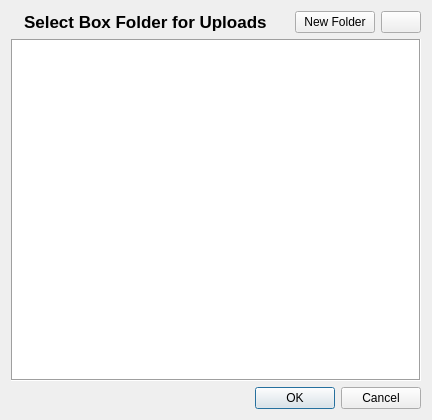
<?xml version="1.0" encoding="UTF-8"?>
<ui version="4.0">
 <class>FolderDialog</class>
 <widget class="QDialog" name="FolderDialog">
  <property name="geometry">
   <rect>
    <x>0</x>
    <y>0</y>
    <width>432</width>
    <height>420</height>
   </rect>
  </property>
  <property name="windowTitle">
   <string>Dialog</string>
  </property>
  <layout class="QVBoxLayout" name="verticalLayout">
   <item>
    <layout class="QHBoxLayout" name="horizontalLayout">
     <item>
      <widget class="QLabel" name="label">
       <property name="sizePolicy">
        <sizepolicy hsizetype="Minimum" vsizetype="Minimum">
         <horstretch>0</horstretch>
         <verstretch>0</verstretch>
        </sizepolicy>
       </property>
       <property name="text">
        <string/>
       </property>
       <property name="pixmap">
        <pixmap resource="resources.qrc">:/res/icon_folder.PNG</pixmap>
       </property>
      </widget>
     </item>
     <item>
      <widget class="QLabel" name="label_2">
       <property name="sizePolicy">
        <sizepolicy hsizetype="Expanding" vsizetype="Preferred">
         <horstretch>0</horstretch>
         <verstretch>0</verstretch>
        </sizepolicy>
       </property>
       <property name="font">
        <font>
         <family>Arial</family>
         <pointsize>13</pointsize>
         <weight>75</weight>
         <bold>true</bold>
        </font>
       </property>
       <property name="text">
        <string>Select Box Folder for Uploads</string>
       </property>
      </widget>
     </item>
     <item>
      <widget class="QPushButton" name="pushButton_2">
       <property name="toolTip">
        <string>Create New Folder for Uploads</string>
       </property>
       <property name="text">
        <string>New Folder</string>
       </property>
       <property name="flat">
        <bool>false</bool>
       </property>
      </widget>
     </item>
     <item>
      <widget class="QPushButton" name="pushButton">
       <property name="toolTip">
        <string>Refresh</string>
       </property>
       <property name="text">
        <string/>
       </property>
       <property name="icon">
        <iconset resource="resources.qrc">
         <normaloff>:/res/16x16_refresh.png</normaloff>:/res/16x16_refresh.png</iconset>
       </property>
       <property name="flat">
        <bool>false</bool>
       </property>
      </widget>
     </item>
    </layout>
   </item>
   <item>
    <widget class="QTreeWidget" name="foldersTreeWidget">
     <property name="frameShape">
      <enum>QFrame::Box</enum>
     </property>
     <property name="frameShadow">
      <enum>QFrame::Sunken</enum>
     </property>
     <property name="verticalScrollBarPolicy">
      <enum>Qt::ScrollBarAsNeeded</enum>
     </property>
     <property name="editTriggers">
      <set>QAbstractItemView::NoEditTriggers</set>
     </property>
     <property name="selectionBehavior">
      <enum>QAbstractItemView::SelectItems</enum>
     </property>
     <property name="rootIsDecorated">
      <bool>true</bool>
     </property>
     <attribute name="headerVisible">
      <bool>false</bool>
     </attribute>
     <column>
      <property name="text">
       <string>Name</string>
      </property>
     </column>
    </widget>
   </item>
   <item>
    <widget class="QDialogButtonBox" name="buttonBox">
     <property name="orientation">
      <enum>Qt::Horizontal</enum>
     </property>
     <property name="standardButtons">
      <set>QDialogButtonBox::Cancel|QDialogButtonBox::Ok</set>
     </property>
    </widget>
   </item>
  </layout>
 </widget>
 <resources>
  <include location="resources.qrc"/>
 </resources>
 <connections>
  <connection>
   <sender>buttonBox</sender>
   <signal>accepted()</signal>
   <receiver>FolderDialog</receiver>
   <slot>accept()</slot>
   <hints>
    <hint type="sourcelabel">
     <x>248</x>
     <y>254</y>
    </hint>
    <hint type="destinationlabel">
     <x>157</x>
     <y>274</y>
    </hint>
   </hints>
  </connection>
  <connection>
   <sender>buttonBox</sender>
   <signal>rejected()</signal>
   <receiver>FolderDialog</receiver>
   <slot>reject()</slot>
   <hints>
    <hint type="sourcelabel">
     <x>316</x>
     <y>260</y>
    </hint>
    <hint type="destinationlabel">
     <x>286</x>
     <y>274</y>
    </hint>
   </hints>
  </connection>
 </connections>
</ui>
